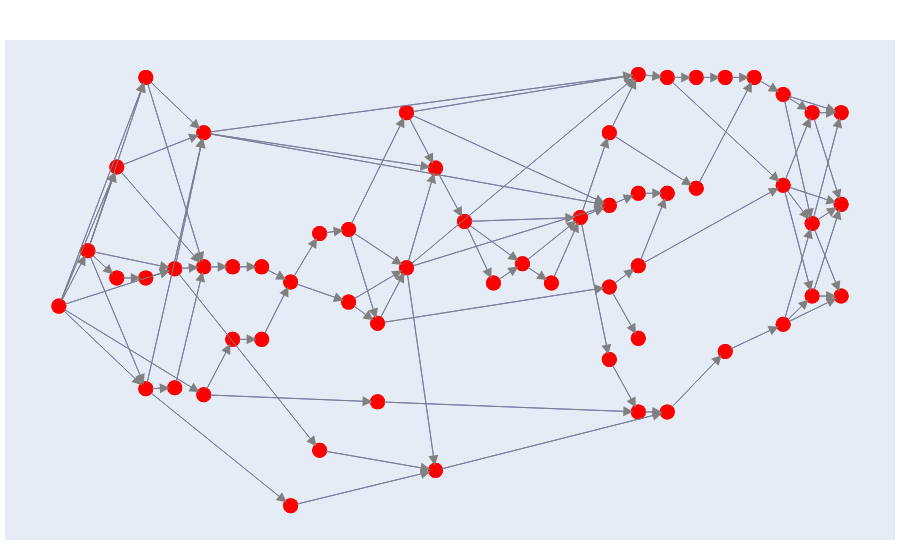

The notebook cell saved with this chart:
### Code cell
selector = {"type": "descendants", "node": "geringfügig_beschäftigt"}
plot_dag(functions=policy_functions,
         show_labels=False,
         selectors=selector, 
         orientation ='h',
         hover_source_code=True)
